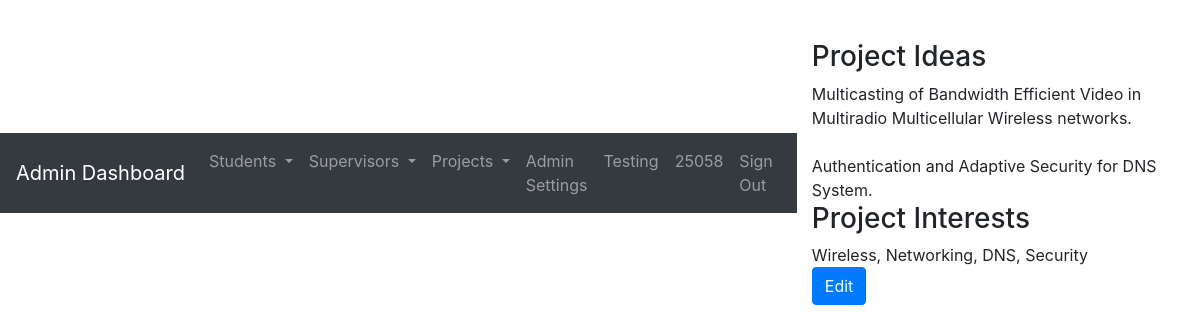
The page /adminDashboard/projectIdeas.php (signed in) on the database as committed earlier.
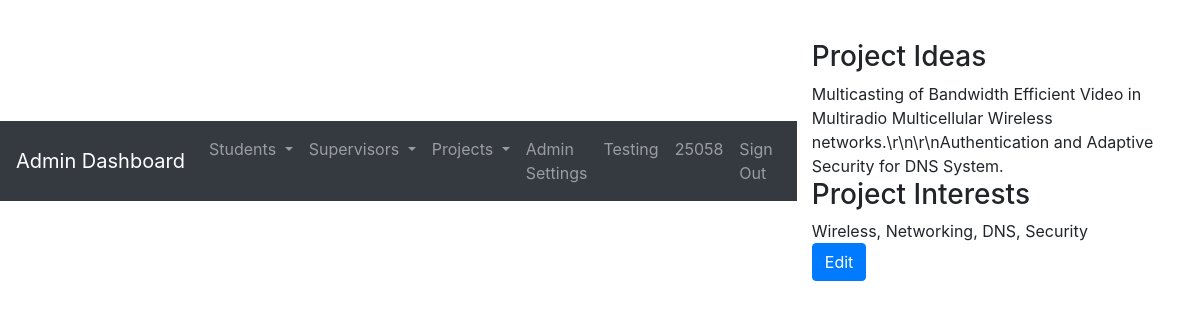
The same page on the database as committed later.
### tables this page shows
CREATE TABLE `supervisors` (
  `Id` int(11) NOT NULL,
  `FirstName` varchar(20) NOT NULL,
  `LastName` varchar(20) NOT NULL,
  `SupervisorId` int(11) NOT NULL,
  `ProjectIdeas` text,
  `ProjectInterests` text,
  `CurrentAllocation` int(11) NOT NULL DEFAULT '0',
  `MaxAllocation` int(11) NOT NULL
);

### resources/session.php (called while the page is built, shortened)
<?php
   include('config.php');
   $user_check = $_SESSION['login_user'];
   $ses_sql = mysqli_query($db,"select * from users where UserName = '$user_check'");
   $row = mysqli_fetch_array($ses_sql,MYSQLI_ASSOC);
   if (empty($row['StudentId'])) {
      $id = $row['SupervisorId'];
   }else{
      $id = $row['StudentId'];
   }
?>

### shared/currentIdeas.php (the view, shortened to what this page needs)
<div class="container">
	<div class="row">
		<div class="col">
			<div class="h3">
				Project Ideas
			</div>
		</div>
	</div>
	<div class="row">
		<div id="ideas" class="col">
			<?php
			echo nl2br($projectIdeas);
			?>
		</div>
	</div>
	<div class="row">
		<div class="col">
			<div class="h3">
				Project Interests
			</div>
		</div>
	</div>
	<div class="row">
		<div id="echointerests" class="col">
			<?php
			echo $trim = trim($projectInterests);
			?>
		</div>
	</div>
	<div class="row">
		<div class="col">
			<button type='button' class='btn btn-primary' data-toggle='modal' data-target='#Editideas' onclick="editIdeas(); editInterests();">Edit</button>
		</div>
	</div>
</div>

Rows that differ between the two databases and show on the page:
changed supervisors "Wireless, Networking, DNS, Security": ProjectIdeas "Multicasting of Bandwidth Efficient Video in Multiradio Multicellular Wireless networks. Authentication and Adaptive Security for DNS System." → "Multicasting of Bandwidth Efficient Video in Multiradio Multicellular Wireless networks.\\r\\n\\r\\nAuthentication and Adaptive Security for DNS System."
